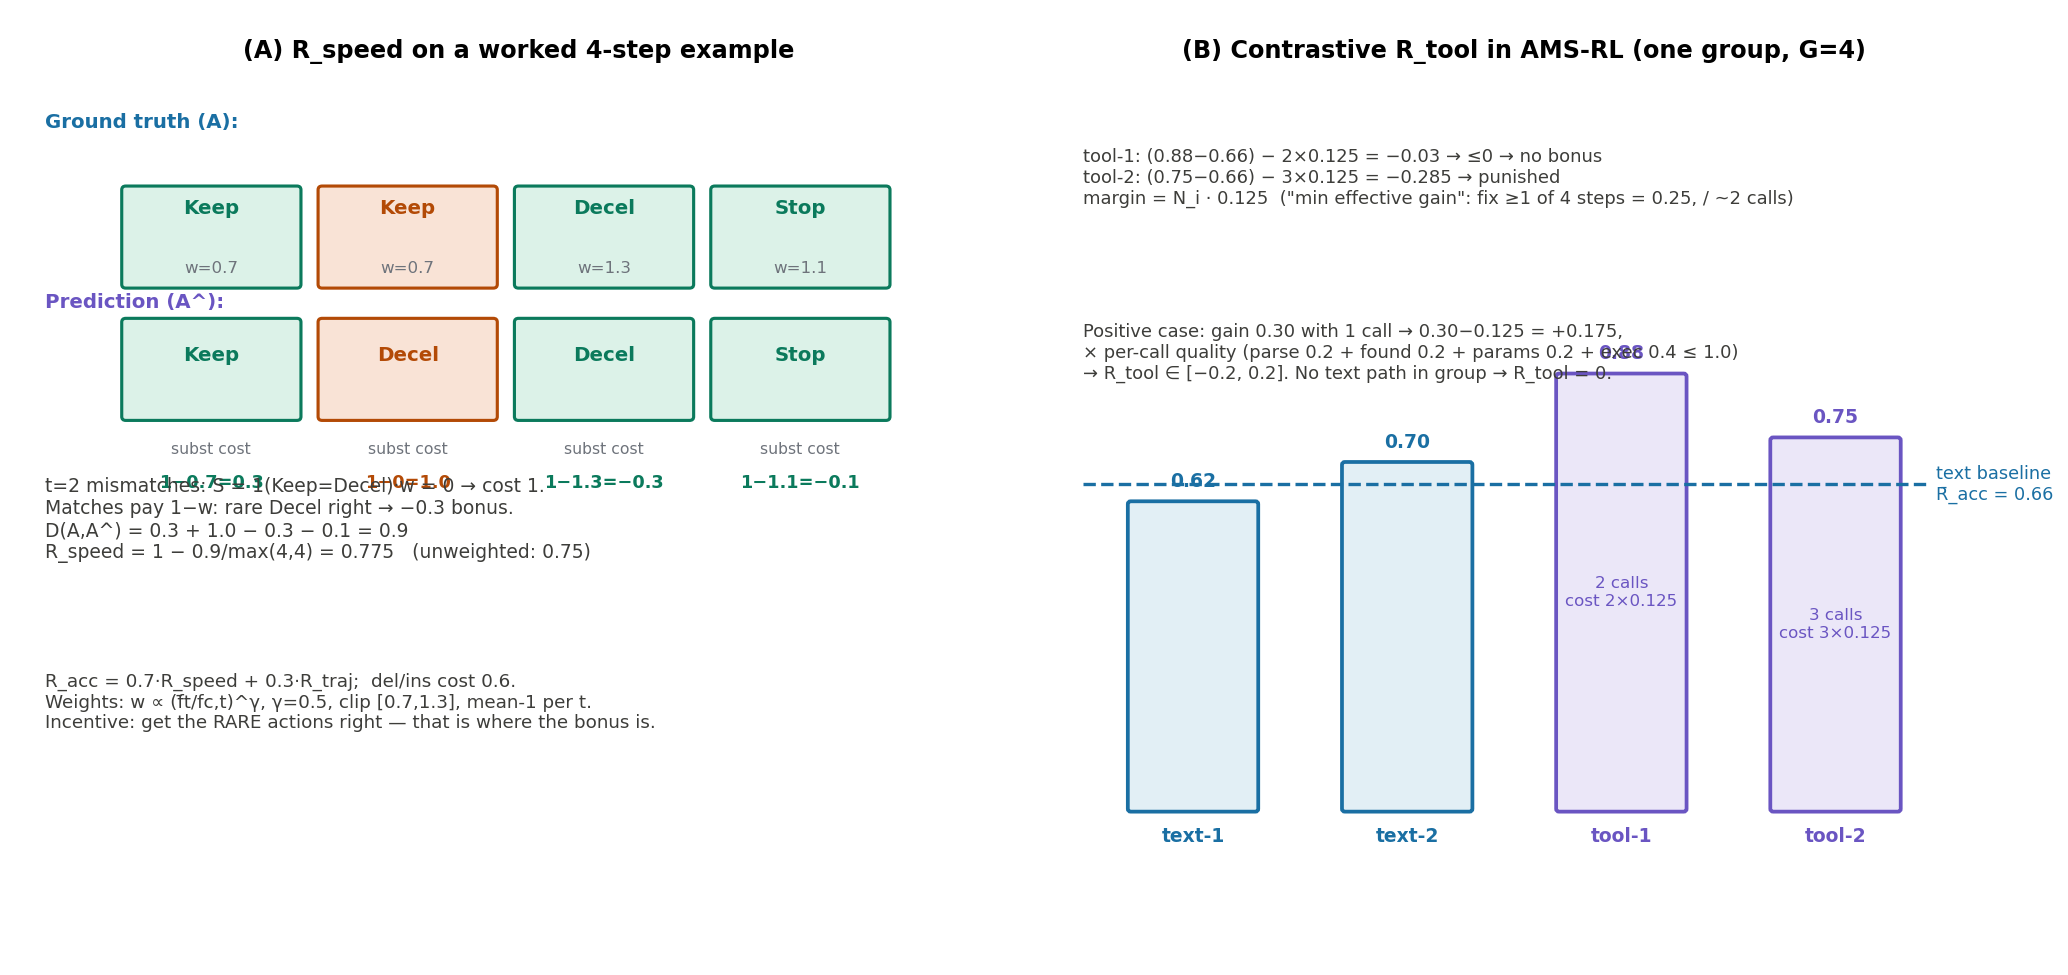

This chart was generated by the following Python code:
# -*- coding: utf-8 -*-
"""fig-reward.py: two panels.
(A) A worked weighted-Levenshtein example for R_speed on a 4-step sequence.
(B) The contrastive R_tool mechanism in AMS-RL: tool path vs text-only baseline.
"""
import matplotlib
matplotlib.use("Agg")
import matplotlib.pyplot as plt
import matplotlib.patches as mpatches
import numpy as np

plt.rcParams["font.family"] = "sans-serif"
plt.rcParams["axes.unicode_minus"] = False

LOSS, LOSS_F = "#b34a06", "#f9e3d6"
ALT, ALT_F = "#6a55c2", "#ebe7f8"
IN, IN_F = "#1a6fa3", "#e2eff5"
OP, OP_F = "#0b7a5c", "#dcf2e8"
WIRE = "#6e737b"

fig, (ax1, ax2) = plt.subplots(1, 2, figsize=(14, 6.6), gridspec_kw={"width_ratios": [1.05, 1]})

# ================= (A) worked edit distance =================
ax1.set_xlim(0, 10); ax1.set_ylim(0, 10); ax1.axis("off")
ax1.text(5, 9.55, "(A) R_speed on a worked 4-step example", fontsize=11.5, weight="bold", ha="center")

gt = ["Keep", "Keep", "Decel", "Stop"]
pr = ["Keep", "Decel", "Decel", "Stop"]
ws = ["w=0.7", "w=0.7", "w=1.3", "w=1.1"]   # weights indexed by TRUE action at t (mean 1)
costs = ["1−0.7=0.3", "1−0=1.0", "1−1.3=−0.3", "1−1.1=−0.1"]
ax1.text(0.3, 8.8, "Ground truth (A):", fontsize=9.5, color=IN, weight="bold")
for i, (g, p, w, cst) in enumerate(zip(gt, pr, ws, costs)):
    x = 1.1 + i * 1.95
    match = (g == p)
    col = OP if match else LOSS
    face = OP_F if match else LOSS_F
    r = mpatches.FancyBboxPatch((x, 7.15), 1.7, 1.0, boxstyle="round,pad=0.04",
                                facecolor=face, edgecolor=col, linewidth=1.5)
    ax1.add_patch(r)
    ax1.text(x + 0.85, 7.95, g, ha="center", va="center", fontsize=9.5, weight="bold", color=col)
    ax1.text(x + 0.85, 7.32, w, ha="center", va="center", fontsize=8, color=WIRE)
    r2 = mpatches.FancyBboxPatch((x, 5.75), 1.7, 1.0, boxstyle="round,pad=0.04",
                                 facecolor=face, edgecolor=col, linewidth=1.5)
    ax1.add_patch(r2)
    ax1.text(x + 0.85, 6.4, p, ha="center", va="center", fontsize=9.5, weight="bold", color=col)
    ax1.text(x + 0.85, 5.35, "subst cost", ha="center", fontsize=7.5, color=WIRE)
    ax1.text(x + 0.85, 5.0, cst, ha="center", fontsize=8.5, weight="bold", color=col)
ax1.text(0.3, 6.9, "Prediction (A^):", fontsize=9.5, color=ALT, weight="bold")

ax1.text(0.3, 4.25, "t=2 mismatches: S = 1(Keep=Decel)·w = 0 → cost 1.\n"
         "Matches pay 1−w: rare Decel right → −0.3 bonus.\n"
         "D(A,A^) = 0.3 + 1.0 − 0.3 − 0.1 = 0.9\n"
         "R_speed = 1 − 0.9/max(4,4) = 0.775   (unweighted: 0.75)", fontsize=9, color="#3d3d3a")
ax1.text(0.3, 2.45, "R_acc = 0.7·R_speed + 0.3·R_traj;  del/ins cost 0.6.\n"
         "Weights: w ∝ (f̄t/fc,t)^γ, γ=0.5, clip [0.7,1.3], mean-1 per t.\n"
         "Incentive: get the RARE actions right — that is where the bonus is.",
         fontsize=8.8, color="#3d3d3a")

# ================= (B) contrastive tool reward =================
ax2.set_xlim(0, 10); ax2.set_ylim(0, 10); ax2.axis("off")
ax2.text(5, 9.55, "(B) Contrastive R_tool in AMS-RL (one group, G=4)", fontsize=11.5, weight="bold", ha="center")

labels = ["text-1", "text-2", "tool-1", "tool-2"]
accs = [0.62, 0.70, 0.88, 0.75]
calls = [0, 0, 2, 3]
base = 0.66  # mean of text paths
xs = np.linspace(0.9, 7.6, 4)
for i, (lab, a, n) in enumerate(zip(labels, accs, calls)):
    col = IN if n == 0 else ALT
    face = IN_F if n == 0 else ALT_F
    h = a * 5.2
    r = mpatches.FancyBboxPatch((xs[i], 1.6), 1.3, h, boxstyle="round,pad=0.03",
                                facecolor=face, edgecolor=col, linewidth=1.8)
    ax2.add_patch(r)
    ax2.text(xs[i] + 0.65, 1.25, lab, ha="center", fontsize=9, color=col, weight="bold")
    ax2.text(xs[i] + 0.65, 1.6 + h + 0.18, f"{a:.2f}", ha="center", fontsize=9, weight="bold", color=col)
    if n:
        ax2.text(xs[i] + 0.65, 1.6 + h/2, f"{n} calls\ncost {n}×0.125",
                 ha="center", va="center", fontsize=8, color=ALT)

ax2.plot([0.4, 9.2], [1.6 + base*5.2]*2, color=IN, lw=1.6, ls="--")
ax2.text(9.3, 1.6 + base*5.2, "text baseline\nR̄_acc = 0.66", fontsize=8.5, color=IN, va="center")

ax2.text(0.4, 8.0, "tool-1: (0.88−0.66) − 2×0.125 = −0.03 → ≤0 → no bonus\n"
         "tool-2: (0.75−0.66) − 3×0.125 = −0.285 → punished\n"
         "margin = N_i · 0.125  (\"min effective gain\": fix ≥1 of 4 steps = 0.25, / ~2 calls)",
         fontsize=8.6, color="#3d3d3a")
ax2.text(0.4, 6.15, "Positive case: gain 0.30 with 1 call → 0.30−0.125 = +0.175,\n"
         "× per-call quality (parse 0.2 + found 0.2 + params 0.2 + exec 0.4 ≤ 1.0)\n"
         "→ R_tool ∈ [−0.2, 0.2]. No text path in group → R_tool = 0.", fontsize=8.6, color="#3d3d3a")

fig.tight_layout()
fig.savefig("/home/hatch/workspace/your_files/paper-xray-100/papers/071-Agent-driveagent-r1/fig-reward.png",
            dpi=150, bbox_inches="tight")
print("saved")
